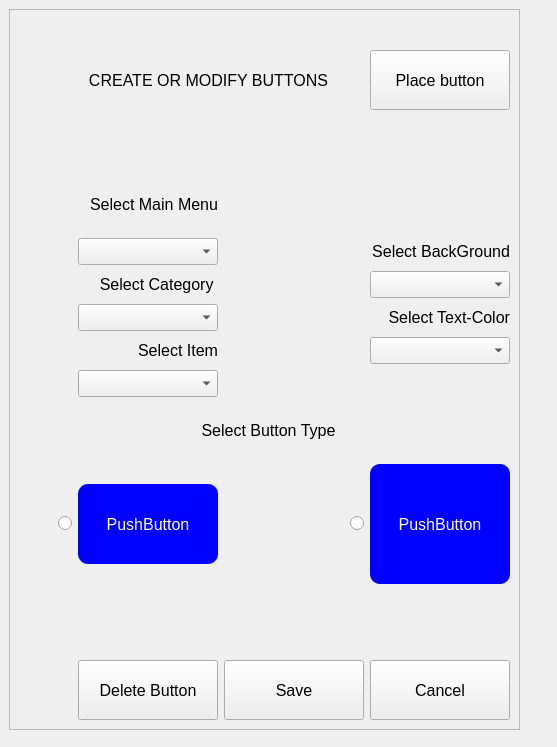
<?xml version="1.0" encoding="UTF-8"?>
<ui version="4.0">
 <class>Form</class>
 <widget class="QWidget" name="Form">
  <property name="windowModality">
   <enum>Qt::NonModal</enum>
  </property>
  <property name="geometry">
   <rect>
    <x>0</x>
    <y>0</y>
    <width>557</width>
    <height>747</height>
   </rect>
  </property>
  <property name="focusPolicy">
   <enum>Qt::StrongFocus</enum>
  </property>
  <property name="windowTitle">
   <string>Form</string>
  </property>
  <widget class="QFrame" name="frame">
   <property name="geometry">
    <rect>
     <x>9</x>
     <y>9</y>
     <width>511</width>
     <height>721</height>
    </rect>
   </property>
   <property name="font">
    <font>
     <pointsize>12</pointsize>
    </font>
   </property>
   <property name="frameShape">
    <enum>QFrame::StyledPanel</enum>
   </property>
   <property name="frameShadow">
    <enum>QFrame::Raised</enum>
   </property>
   <layout class="QGridLayout" name="gridLayout">
    <property name="leftMargin">
     <number>17</number>
    </property>
    <property name="topMargin">
     <number>40</number>
    </property>
    <property name="bottomMargin">
     <number>9</number>
    </property>
    <property name="verticalSpacing">
     <number>6</number>
    </property>
    <item row="7" column="2">
     <widget class="QComboBox" name="item_box"/>
    </item>
    <item row="3" column="2">
     <widget class="QComboBox" name="main_menu"/>
    </item>
    <item row="2" column="0" colspan="3">
     <widget class="QLabel" name="label">
      <property name="text">
       <string>Select Main Menu</string>
      </property>
      <property name="alignment">
       <set>Qt::AlignRight|Qt::AlignTrailing|Qt::AlignVCenter</set>
      </property>
     </widget>
    </item>
    <item row="12" column="4">
     <widget class="QPushButton" name="btn_square">
      <property name="enabled">
       <bool>false</bool>
      </property>
      <property name="minimumSize">
       <size>
        <width>140</width>
        <height>120</height>
       </size>
      </property>
      <property name="maximumSize">
       <size>
        <width>140</width>
        <height>120</height>
       </size>
      </property>
      <property name="styleSheet">
       <string notr="true">border-radius:10;
background-color: rgb(0, 0, 255);
color: rgb(255, 255, 255);</string>
      </property>
      <property name="text">
       <string>PushButton</string>
      </property>
     </widget>
    </item>
    <item row="9" column="0" colspan="5">
     <widget class="QLabel" name="label_4">
      <property name="text">
       <string>Select Button Type</string>
      </property>
      <property name="alignment">
       <set>Qt::AlignCenter</set>
      </property>
     </widget>
    </item>
    <item row="5" column="2">
     <widget class="QComboBox" name="sub_cat_box"/>
    </item>
    <item row="0" column="4">
     <widget class="QPushButton" name="place_btn">
      <property name="minimumSize">
       <size>
        <width>140</width>
        <height>60</height>
       </size>
      </property>
      <property name="maximumSize">
       <size>
        <width>140</width>
        <height>60</height>
       </size>
      </property>
      <property name="text">
       <string>Place button</string>
      </property>
     </widget>
    </item>
    <item row="14" column="4">
     <widget class="QPushButton" name="cancel_btn">
      <property name="minimumSize">
       <size>
        <width>140</width>
        <height>60</height>
       </size>
      </property>
      <property name="maximumSize">
       <size>
        <width>140</width>
        <height>60</height>
       </size>
      </property>
      <property name="text">
       <string>Cancel</string>
      </property>
     </widget>
    </item>
    <item row="0" column="1" colspan="3">
     <widget class="QLabel" name="label_5">
      <property name="text">
       <string>CREATE OR MODIFY BUTTONS</string>
      </property>
      <property name="alignment">
       <set>Qt::AlignCenter</set>
      </property>
     </widget>
    </item>
    <item row="4" column="0" colspan="3">
     <widget class="QLabel" name="label_2">
      <property name="text">
       <string>Select Category </string>
      </property>
      <property name="alignment">
       <set>Qt::AlignRight|Qt::AlignTrailing|Qt::AlignVCenter</set>
      </property>
     </widget>
    </item>
    <item row="12" column="2">
     <widget class="QPushButton" name="btn_rectangular">
      <property name="enabled">
       <bool>false</bool>
      </property>
      <property name="minimumSize">
       <size>
        <width>140</width>
        <height>80</height>
       </size>
      </property>
      <property name="maximumSize">
       <size>
        <width>140</width>
        <height>80</height>
       </size>
      </property>
      <property name="styleSheet">
       <string notr="true">border-radius:10;
background-color: rgb(0, 0, 255);
color: rgb(255, 255, 255);</string>
      </property>
      <property name="text">
       <string>PushButton</string>
      </property>
     </widget>
    </item>
    <item row="14" column="3">
     <widget class="QPushButton" name="save_btn">
      <property name="minimumSize">
       <size>
        <width>140</width>
        <height>60</height>
       </size>
      </property>
      <property name="maximumSize">
       <size>
        <width>140</width>
        <height>60</height>
       </size>
      </property>
      <property name="text">
       <string>Save</string>
      </property>
     </widget>
    </item>
    <item row="6" column="0" colspan="3">
     <widget class="QLabel" name="label_3">
      <property name="text">
       <string>Select Item</string>
      </property>
      <property name="alignment">
       <set>Qt::AlignRight|Qt::AlignTrailing|Qt::AlignVCenter</set>
      </property>
     </widget>
    </item>
    <item row="14" column="2">
     <widget class="QPushButton" name="delete_btn">
      <property name="minimumSize">
       <size>
        <width>140</width>
        <height>60</height>
       </size>
      </property>
      <property name="maximumSize">
       <size>
        <width>140</width>
        <height>60</height>
       </size>
      </property>
      <property name="text">
       <string>Delete Button</string>
      </property>
     </widget>
    </item>
    <item row="13" column="0" colspan="5">
     <spacer name="verticalSpacer">
      <property name="orientation">
       <enum>Qt::Vertical</enum>
      </property>
      <property name="sizeType">
       <enum>QSizePolicy::Minimum</enum>
      </property>
      <property name="sizeHint" stdset="0">
       <size>
        <width>20</width>
        <height>70</height>
       </size>
      </property>
     </spacer>
    </item>
    <item row="1" column="0" colspan="5">
     <spacer name="verticalSpacer_2">
      <property name="orientation">
       <enum>Qt::Vertical</enum>
      </property>
      <property name="sizeType">
       <enum>QSizePolicy::Fixed</enum>
      </property>
      <property name="sizeHint" stdset="0">
       <size>
        <width>20</width>
        <height>60</height>
       </size>
      </property>
     </spacer>
    </item>
    <item row="6" column="4">
     <widget class="QComboBox" name="text_color">
      <property name="minimumSize">
       <size>
        <width>0</width>
        <height>0</height>
       </size>
      </property>
     </widget>
    </item>
    <item row="4" column="4">
     <widget class="QComboBox" name="bg_color">
      <property name="minimumSize">
       <size>
        <width>0</width>
        <height>0</height>
       </size>
      </property>
     </widget>
    </item>
    <item row="3" column="3" colspan="2">
     <widget class="QLabel" name="label_6">
      <property name="text">
       <string>Select BackGround</string>
      </property>
      <property name="alignment">
       <set>Qt::AlignRight|Qt::AlignTrailing|Qt::AlignVCenter</set>
      </property>
     </widget>
    </item>
    <item row="5" column="3" colspan="2">
     <widget class="QLabel" name="label_7">
      <property name="text">
       <string>Select Text-Color</string>
      </property>
      <property name="alignment">
       <set>Qt::AlignRight|Qt::AlignTrailing|Qt::AlignVCenter</set>
      </property>
     </widget>
    </item>
    <item row="12" column="3">
     <widget class="QRadioButton" name="check_btn_2">
      <property name="layoutDirection">
       <enum>Qt::RightToLeft</enum>
      </property>
      <property name="text">
       <string/>
      </property>
     </widget>
    </item>
    <item row="12" column="0" colspan="2">
     <widget class="QRadioButton" name="check_btn_1">
      <property name="layoutDirection">
       <enum>Qt::RightToLeft</enum>
      </property>
      <property name="text">
       <string/>
      </property>
     </widget>
    </item>
   </layout>
  </widget>
 </widget>
 <resources/>
 <connections/>
</ui>
